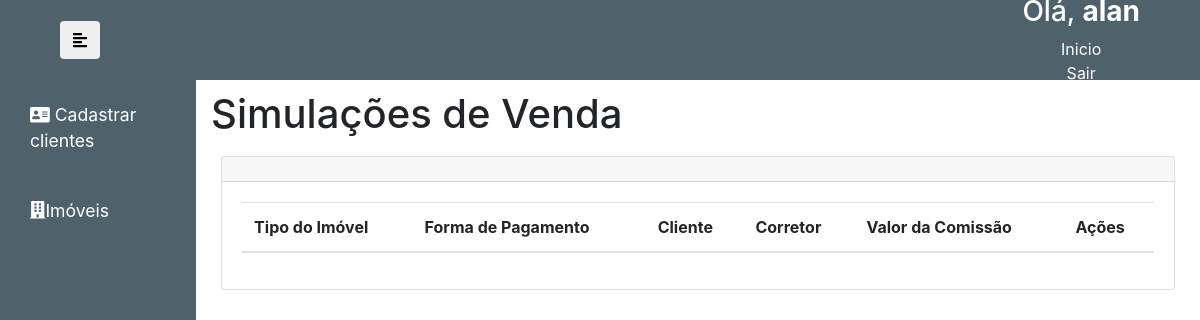
/recibo/2 (signed in), run on an earlier commit of the app's database.
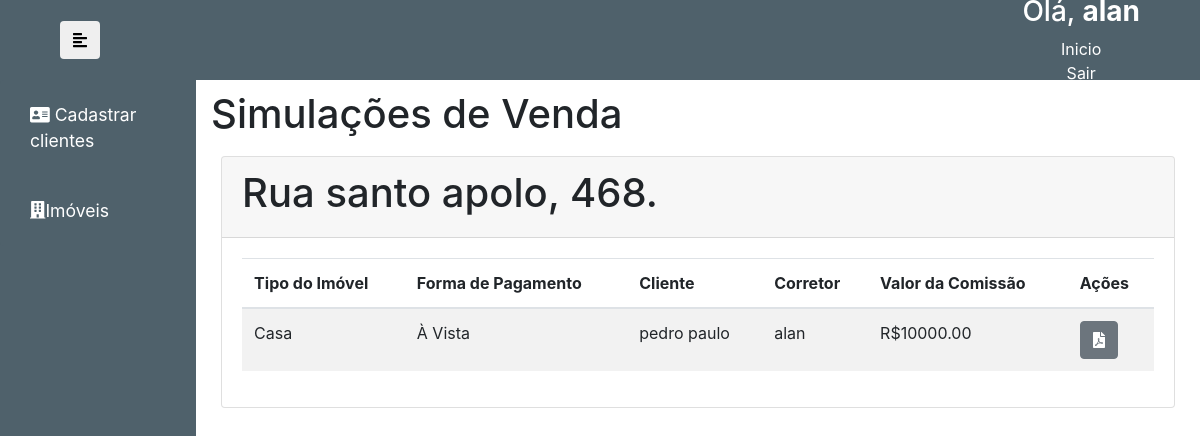
And on a later commit of the database.
### autenticacao/models.py (models this page shows, shortened)
class Venda(models.Model):
    FORMAPAGAMENTO_CHOICES = (
        ("À Vista", "À Vista"),
        ("180 Parcelas", "180 Parcelas"),
    )
    ativo = models.BooleanField(default=True)
    imovel = models.ForeignKey("Imovel", verbose_name=("imovel"), on_delete=models.CASCADE)
    valor = models.DecimalField(max_digits=10, decimal_places=2)
    corretor = models.ForeignKey(settings.AUTH_USER_MODEL, verbose_name=("corretor"), on_delete=models.CASCADE)
    cliente = models.ForeignKey("Cliente", verbose_name=("cliente"), on_delete=models.CASCADE)
    condicao_pagamento = models.CharField(max_length=30, verbose_name=("Forma de Pagamento"), choices=FORMAPAGAMENTO_CHOICES, null=True)
    comissao = models.DecimalField(max_digits=10, decimal_places=2, null=True, blank=True)

class Imovel(models.Model):
    ativo = models.BooleanField(default=True)
    disponivel = models.BooleanField(default=True)
    tipo = models.CharField(max_length=50, null=True)
    valor = models.DecimalField(max_digits=50, decimal_places=2)
    localizacao = models.CharField(max_length=50, null=True)
    def __str__(self):
        return self.localizacao

class Cliente(models.Model):
    ativo = models.BooleanField(default=True)
    nome = models.CharField(max_length=100)
    cpf = models.CharField(max_length=30, unique=True)
    email = models.CharField(max_length=100)
    telefone = models.CharField(max_length=100)

### autenticacao/views.py (the view)
# urls.py: path('recibo/<slug:pk>', ResumoView.as_view(), name='recibo'),
class ResumoView(ListView):
    model = Venda
    template_name = "recibo.html"
    def get(self, request,pk):
        ctx = {}
        imovel = Imovel.objects.filter(id=pk, ativo=True).first()
        print(imovel)
        venda = Venda.objects.filter(ativo=True, imovel=imovel)
        print(venda)
        ctx['vendas'] = venda
        return render(self.request, self.template_name, ctx)

### autenticacao/templates/recibo.html (shortened to what this page needs)
{% extends 'base.html' %}
{%block content%}
<h1 style="margin-top:10px">
    Simulações de Venda
</h1>
<div class="row">
    <div class="col-md-12">
        <div class="card">
            <div class="card-header">
              {%for venda in vendas%}
                {%if forloop.first%}
                  <H1>
                      {{venda.imovel.localizacao}}
                  </H1>
                {%endif%}
              {%endfor%}
            </div>
            <div class="card-body">
                <table class="table table-striped">
                    <thead>
                      <tr>
                        <th scope="col">Tipo do Imóvel</th>
                        <th scope="col">Forma de Pagamento</th>
                        <th scope="col">Cliente</th>
                        <th scope="col">Corretor</th>
                        <th scope="col">Valor da Comissão</th>
                        <th scope="col">Ações</th>
                      </tr>
                    </thead>
                    <tbody>
                    {%for venda in vendas%}
                      <tr>
                        <td>{{venda.imovel.tipo}}</td>
                        <td>{{venda.condicao_pagamento}}</td>
                        <td>{{venda.cliente.nome}}</td>
                        <td>{{venda.corretor}}</td>
                        <td>R${{venda.comissao}}</td>
                        <td>
                            <a href="{% url 'imprimir-recibo' venda.id %}" class="btn btn-secondary" title="Imprimir Recibo"  id="">
                              <i class="fas fa-file-pdf"></i>
                            </a>
                        </td>
                      </tr>
                    {%endfor%}
                    </tbody>
                  </table>
            </div>
          </div>
    </div>
</div>
{%endblock%}

What changed in the data, as far as the page shows it:
added Venda: imovel.localizacao "Rua santo apolo, 468.", imovel.tipo "Casa", condicao_pagamento "À Vista", cliente.nome "pedro paulo", corretor "alan", comissao "10000.00"
